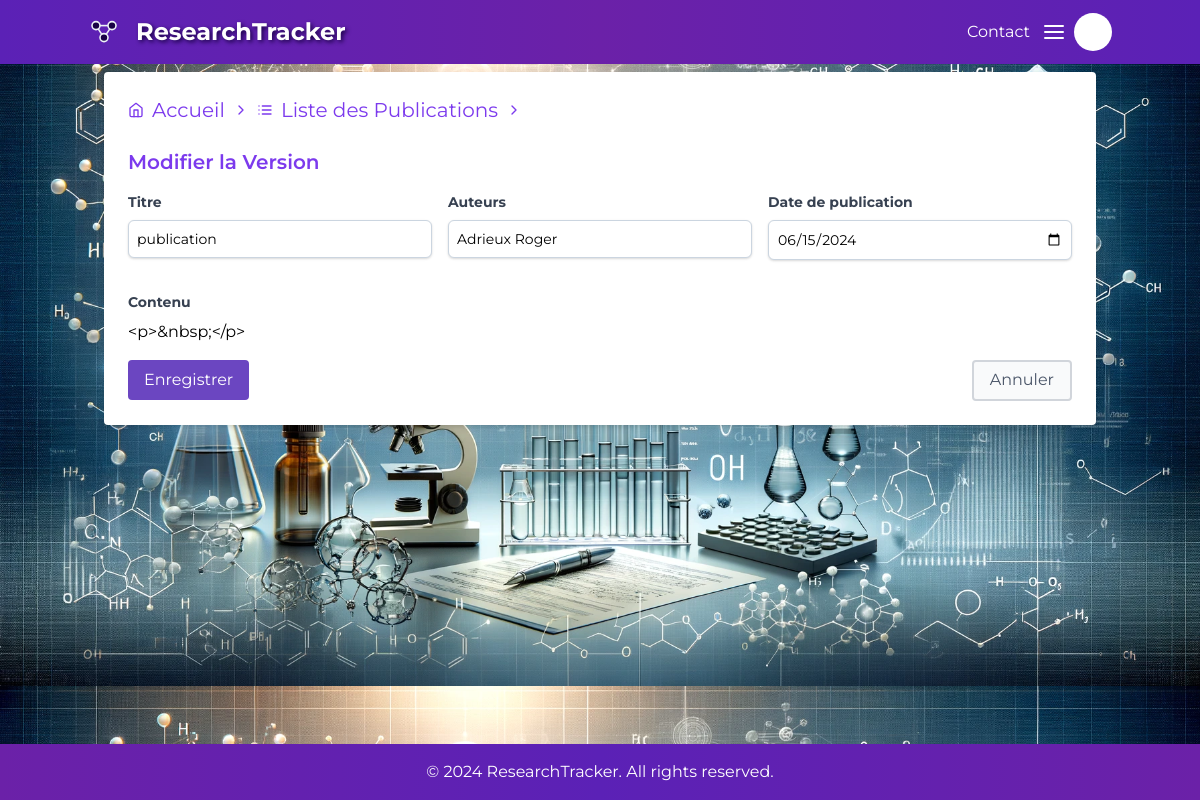
The page /publications/4/versions/edit/19/ on the database its author committed.
### publications/models.py (models this page shows, shortened)
class PublicationVersion(models.Model):
    publication = models.ForeignKey(Publication, on_delete=models.CASCADE, related_name='versions', blank=True,
                                    null=True)
    title = models.CharField(max_length=200)
    authors = models.CharField(max_length=200)
    publication_date = models.DateField()
    journal = CKEditor5Field(blank=True, null=True)  # contenu du journal
    doi = models.CharField(max_length=100, blank=True, null=True)
    created_at = models.DateTimeField(auto_now=True)
    version = models.CharField(max_length=10, blank=True)
    media_files = models.ManyToManyField('Media', blank=True, related_name='publication_versions')

### publications/views.py (the view)
# urls.py: path('<int:publication_pk>/versions/edit/<int:pk>/', PublicationVersionEditView.as_view(), name='publication-version-edit'),
class PublicationVersionEditView(UpdateView):
    model = PublicationVersion
    form_class = PublicationVersionForm
    template_name = 'publications/publication_version_edit.html'  # votre template pour l'édition
    context_object_name = 'version'
    def get_object(self, queryset=None):
        version_pk = self.kwargs['pk']
        return PublicationVersion.objects.get(pk=version_pk)
    def get_context_data(self, **kwargs):
        context = super().get_context_data(**kwargs)
        context['publication_pk'] = self.kwargs['publication_pk']
        context['formatted_publication_date'] = self.object.publication_date.strftime('%Y-%m-%d')
        return context

### publications/forms.py
class PublicationVersionForm(forms.ModelForm):
    journal = forms.CharField(widget=CKEditor5Widget(), required=False)
    media_files = forms.ModelMultipleChoiceField(
        queryset=Media.objects.all(),
        widget=forms.CheckboxSelectMultiple,
        required=False
    )
    class Meta:
        model = PublicationVersion
        fields = ['title', 'authors', 'publication_date', 'journal']
        labels = {"title": "Titre", "authors": "Auteurs", "publication_date": "Date de publication", }
        widgets = {
            'title': forms.TextInput(attrs={
                'class': 'custom-input mb-4 text-sm',
                'placeholder': 'Titre'
            }),
            'authors': forms.TextInput(attrs={
                'class': 'custom-input mb-4 text-sm',
                'placeholder': 'Auteurs'
            }), 'publication_date': forms.DateInput(attrs={
                'class': 'custom-input mb-4 text-sm',
                'type': 'date',
                'format': 'YYYY-MM-DD'
            }), }

### publications/templates/publications/publication_version_edit.html (shortened to what this page needs)
{% extends "base.html" %}
{% load static %}
{% block content %}
    <div class="container mx-auto mt-2">
        <div class="bg-white shadow-md rounded p-6">
            <nav class="flex items-center text-xl mb-6 t text-violet-600 space-x-2">
                <a href="{% url 'dashboard' %}" class="flex items-center hover:underline">
                    <i data-feather="home" class="mr-2 md-icon feather-icon"></i>Accueil</a>
                <i data-feather="chevron-right" class="mr-2 md-icon feather-icon"></i>
                <a href="{% url 'publications-list' %}" class="flex items-center hover:underline">
                    <i data-feather="list" class="mr-2 md-icon feather-icon"></i>Liste des Publications</a>
                <i data-feather="chevron-right" class="mr-2 md-icon feather-icon"></i>
            </nav>
            <h2 class="text-xl font-semibold mb-4 text-violet-600">Modifier la Version</h2>
            <form method="post">
                <div class="grid grid-cols-1 md:grid-cols-3 gap-x-4 mb-4">
                    <div>
                        <label for="title" class="block text-gray-700 text-sm font-bold mb-2">Titre</label>
                        {{ form.title }}
                    </div>
                    <div>
                        <label for="authors" class="block text-gray-700 text-sm font-bold mb-2">Auteurs</label>
                        {{ form.authors }}
                    </div>
                    <div>
                        <label for="publication_date" class="block text-gray-700 text-sm font-bold mb-2">Date de
                            publication</label>
                        <input type="date" name="publication_date" value="{{ formatted_publication_date }}"
                               class="custom-input mb-4 text-sm" required id="id_publication_date">
                    </div>
                </div>
                <div class="mb-4">
                    <label for="journal" class="block text-gray-700 text-sm font-bold mb-2">Contenu</label>
                    {{ form.journal }}
                </div>
                <div class="flex items-center justify-between">
                    <button type="submit" class="btn-save">
                        Enregistrer
                    </button>
                    <a href="{% url 'publication-detail' publication_pk %}" class="btn-cancel">
                        Annuler
                    </a>
                </div>
            </form>
        </div>
    </div>
{% endblock %}

### rows shown on the page
PublicationVersion: title "publication", authors "Adrieux Roger", journal "<p>&nbsp;</p>"
